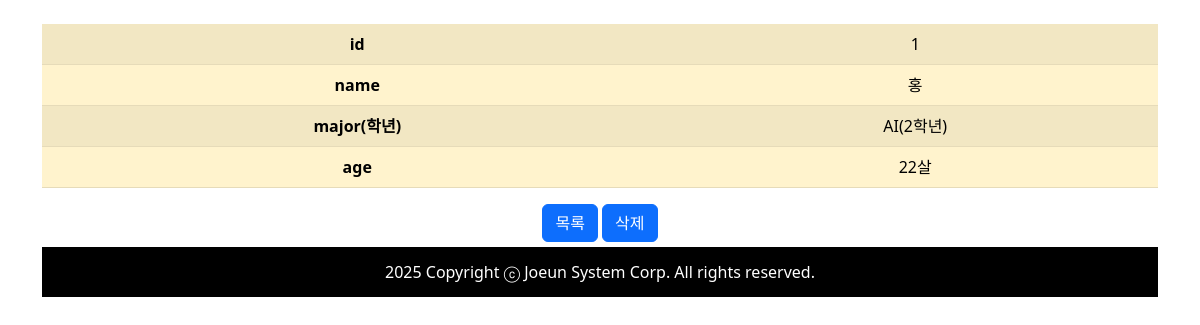
/student/get/1, run on the app's committed database.
### student/models.py (models this page shows, shortened)
class Student(models.Model):
    id = models.AutoField(primary_key=True) # 테이블안의 컬럼
    name = models.CharField(max_length=100, unique=True)
    major = models.CharField(max_length=100, null=True, blank=True)
    age = models.IntegerField(default=20)
    grade = models.IntegerField(default=1)

### student/views.py (the view)
# urls.py: path("get/<ddd:id>", views.get, name="get"),
def get(request, id:int):
    student = Student.objects.get(pk=id)
    return render(request, "student/get.html", {"student":student})

### student/converters.py (called while the page is built)
    def to_python(self, value):
        return int(value)

### student/templates/student/get.html (shortened to what this page needs)
{% extends "base.html" %}
{% block content %}
    <table class="table table-warning table-striped">
      <tbody>
        <tr>
          <th>id</th>
          <td>{{student.id}}</td>
        </tr>
        <tr>
          <th>name</th>
          <td>{{student.name}}</td>
        </tr>
        <tr>
          <th>major(학년)</th>
          <td>{{student.major}}({{student.grade}}학년)</td>
        </tr>
        <tr>
          <th>age</th>
          <td>{{student.age}}살</td>
        </tr>
      </tbody>
    </table>
    <button type="button" class="btn btn-primary"
      onclick="location='/student'">
      목록
    </button>
    <button type="button" class="btn btn-primary"
      onclick="location='/student/delete/{{student.id}}'">
      삭제
    </button>
{% endblock %}

### data on the page
Student: id "1", name "홍", major "AI", grade "2", age "22"

### other printed values
{{ year }} "2025"
